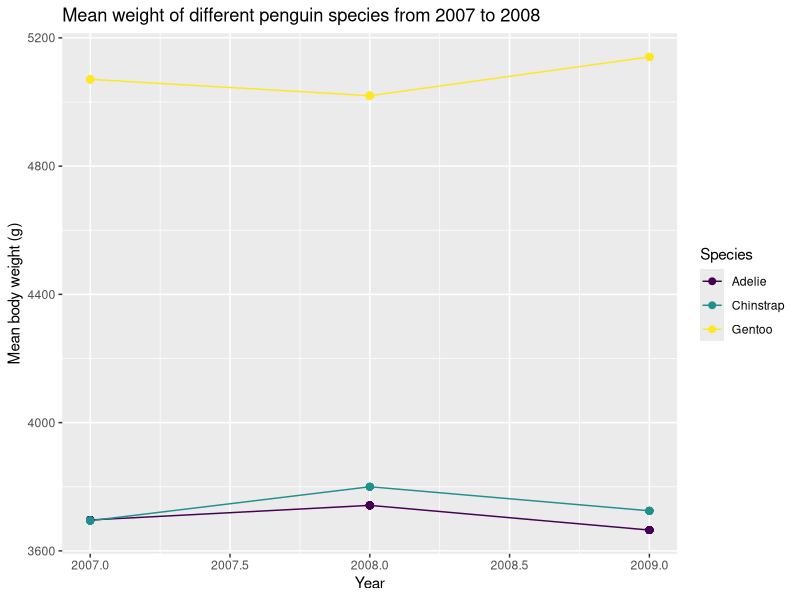
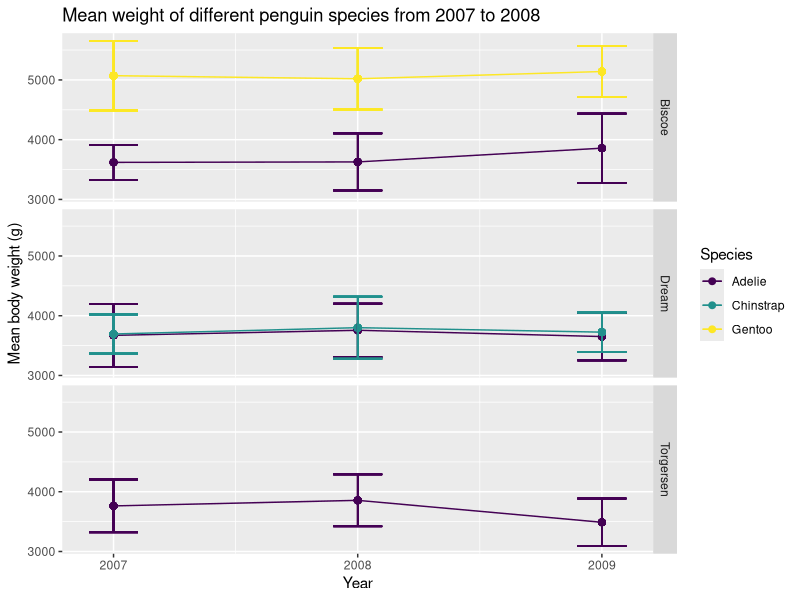
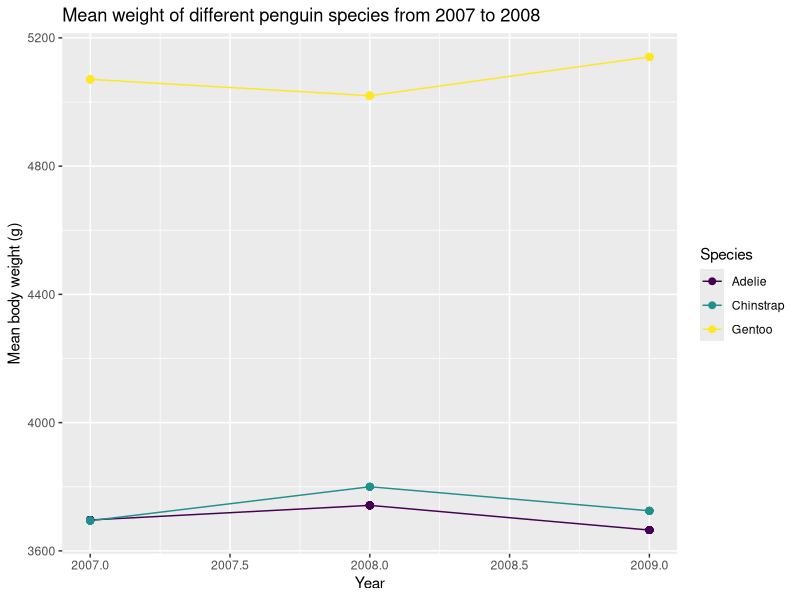

These figures' R source, in order:
## ---- chunk 1
library(tidyverse)
library(palmerpenguins)
library(viridis)
## ---- chunk 2
penguins %>% 
  group_by(year, species) %>% 
  mutate(mean_weight = mean(body_mass_g, na.rm=T)) %>% 
  filter(sex=="female") %>% 
  ggplot() +
    aes(x=year, y=mean_weight, color=species) +
    geom_line() +
    geom_point(size=2) +
    labs(title="Mean weight of different penguin species from 2007 to 2008",
         x="Year",
         y="Mean body weight (g)",
         color="Species")+
    scale_color_viridis(discrete=T)
ggsave("mean_weight_by_species_over_time.png")
## ---- chunk 3
hints_1 <- list("Use group_by()", "Gropu by year and species", "Use mutate to create a variable for the mean", "Filter for sex", "Use the color aesthetics","Remeber to handle NA's in mean()", "Remember ggsave()")
write_rds(hints_1, file = "hints_1.dta")
hints_1 <- read_rds("hints_1.dta")
## ---- chunk 4
print(hints_1[1])

print(hints_1[2])

print(hints_1[3])

print(hints_1[4])

print(hints_1[5])

print(hints_1[6])

print(hints_1[7])
## ---- chunk 5
penguins %>% 
  group_by(year, species, island) %>% 
  mutate(mean_weight = mean(body_mass_g, na.rm=T), sd_weight = sd(body_mass_g, na.rm = T)) %>% 
  ggplot() +
    aes(x=year, y=mean_weight, color=species) +
    geom_line() +
    geom_point(size=2) +
    geom_errorbar(aes(ymax=mean_weight+sd_weight, ymin=mean_weight-sd_weight), width=0.2) +
    labs(title="Mean weight of different penguin species from 2007 to 2008",
         x="Year",
         y="Mean body weight (g)",
         color="Species")+
    scale_color_viridis(discrete=T) +
    scale_x_continuous(breaks = c(2007, 2008, 2009)) +
    facet_grid(rows = vars(island))
## ---- chunk 6
hints_2 <-list("Use Facet grid for the islands", "Also group by islands!", "You get the standard deviation by using sd()", "geom_errorbar, has a parameter for width", "The x can be influenced through scale_x_*", "Ticks are called breaks in R")
write_rds(hints_2, file = "hints_2.dta")
hints_2 <- read_rds("hints_2.dta")
## ---- chunk 7
print(hints_2[1])

print(hints_2[2])

print(hints_2[3])

print(hints_2[4])

print(hints_2[5])

print(hints_2[6])
